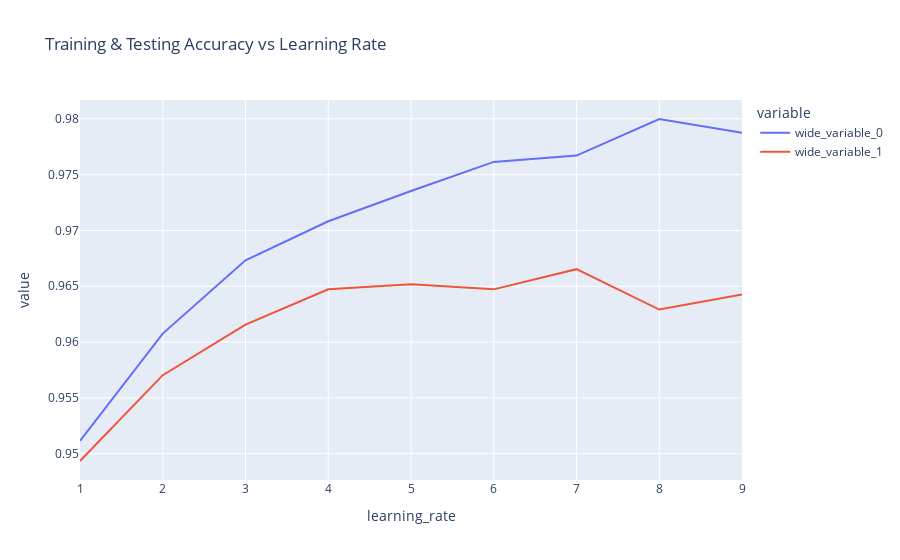

The notebook cell saved with this chart:
### Code cell
training_accuracy = []
test_accuracy = []
# try learning_rate from 0.1 to 0.9
depth = range(1,10)
for n in depth:
    forest_test =  GradientBoostingClassifier(learning_rate = n*0.1)

    forest_test.fit(X_train, y_train)
    # record training set accuracy
    training_accuracy.append(forest_test.score(X_train, y_train))
    # record generalization accuracy
    test_accuracy.append(forest_test.score(X_test, y_test))
    

# #plotting the training & testing accuracy for n_estimators from 1 to 50
# plt.figure(figsize=None)
# plt.plot(depth, training_accuracy, label="training accuracy")
# plt.plot(depth, test_accuracy, label="test accuracy")
# plt.ylabel("Accuracy")  
# plt.xlabel("learning_rate")
# plt.legend();


# using the plotly library to plot the training & testing accuracy for n_estimators from 1 to 50
fig = px.line(x=depth, y=[training_accuracy, test_accuracy], labels={"x": "learning_rate", "y": "Accuracy"},
              title="Training & Testing Accuracy vs Learning Rate")
fig.update_traces(line=dict(width=2), selector=dict(mode='lines+markers'))
fig.show()

### Figure 1 — Plotly figure (JSON) as saved in the notebook; plotly's stock layout.template omitted (floating-point values rounded to 4 significant figures)
{"data": [{"hovertemplate": "variable=wide_variable_0<br>learning_rate=%{x}<br>value=%{y}<extra></extra>", "legendgroup": "wide_variable_0", "line": {"color": "#636efa", "dash": "solid"}, "marker": {"symbol": "circle"}, "mode": "lines", "name": "wide_variable_0", "orientation": "v", "showlegend": true, "type": "scatter", "x": [1, 2, 3, 4, 5, 6, 7, 8, 9], "xaxis": "x", "y": [0.9511, 0.9608, 0.9673, 0.9708, 0.9735, 0.9761, 0.9767, 0.98, 0.9787], "yaxis": "y"}, {"hovertemplate": "variable=wide_variable_1<br>learning_rate=%{x}<br>value=%{y}<extra></extra>", "legendgroup": "wide_variable_1", "line": {"color": "#EF553B", "dash": "solid"}, "marker": {"symbol": "circle"}, "mode": "lines", "name": "wide_variable_1", "orientation": "v", "showlegend": true, "type": "scatter", "x": [1, 2, 3, 4, 5, 6, 7, 8, 9], "xaxis": "x", "y": [0.9493, 0.957, 0.9616, 0.9647, 0.9652, 0.9647, 0.9665, 0.9629, 0.9643], "yaxis": "y"}], "layout": {"legend": {"title": {"text": "variable"}, "tracegroupgap": 0}, "title": {"text": "Training & Testing Accuracy vs Learning Rate"}, "xaxis": {"anchor": "y", "domain": [0, 1], "title": {"text": "learning_rate"}}, "yaxis": {"anchor": "x", "domain": [0, 1], "title": {"text": "value"}}}}
